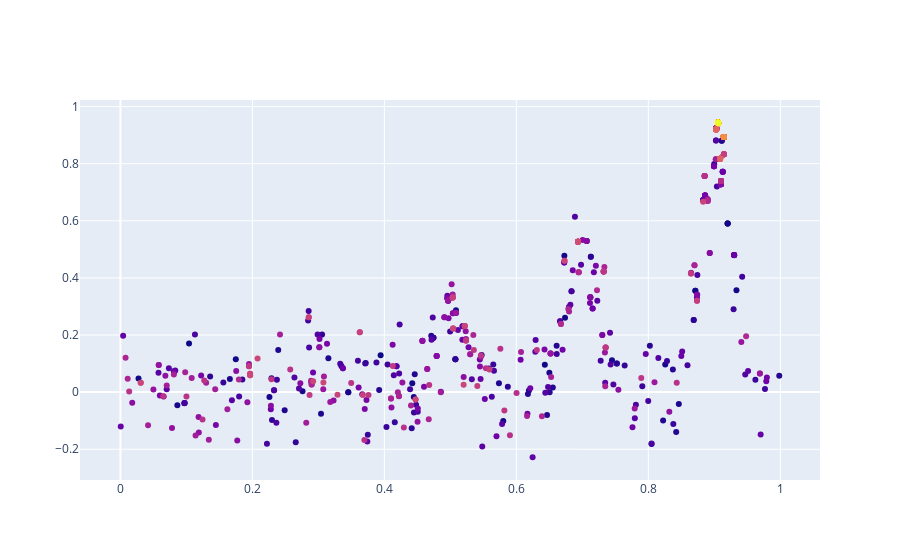
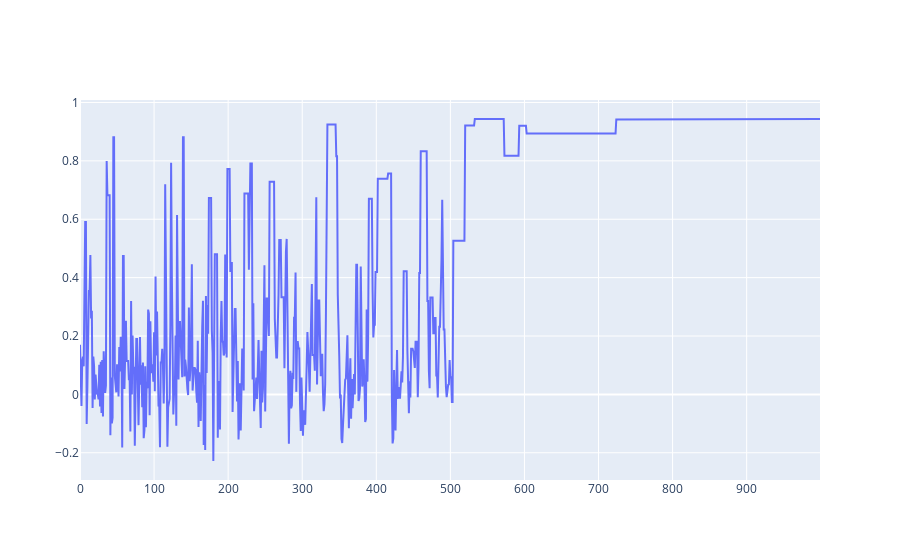

The notebook cell these images were saved under, in order:
### Markdown cell above
### Simulated Annealing

### Code cell
#simulated anealing algorithm must have the following functions: 
# the feasable state space
# the Energetic function (which is the objective function) E()
# the candidate generator procedure (neighbor(x))
#        -generation of random candidate vector, with variable magnitude?
#         aniostropic exploration is better!!!
#thoughts for how I might solve this problem - 
#         boundry check or only sampling within the boundry seems a good strategy. 
#        -moving in one direction at at time. 

# acceptance probability function P()
# anealing schedule - number, number of anealing cycles, cooling rate
# some termination condition - total execution time or number of interations
# presensce of and number of restarts, deterministic or otherwise? 

#of these, cooling schedule and neighbor seem the most important functions


class SA:
    def __init__(self):
        self.nIter = 1000;                     #total number of iterations to perform
        self.nResets = 3                       #number of resets to best 
        self.brt = self._brt()                 #trial numbers during which to reset to best
        self.dist = "uniform"                  #neighborhood sampling method 
        self.aMode = "exp"                     #Annealing mode ["exp","linear","stepped"]
        self.nMode = "linear"                  #neighborhood Mode
        self.T = 1                             #temperature variable on [1-0)
        self.N = 1                             #neighborhood size coefficient [1-0)
        self.C_half = 200                      #half-life cooling              [trials]
        self.N_half = 150                      #half-life of neighborhood size [trials]
        self.fxBest = 0                        #best encountered function value
        self.xBest = []                        #location of best value
        self.dbg = False                        #save variables for debugging
        self.xCache  = []                      #storage for x
        self.FxCache = []                      #storage for Fx
        self.updateReports = True              #should we print out an update of how the optimization is progressing? 
        
        
    def setBoxConstraints(self,bcs):
        self.x_max = bcs[:,0]                  #upper limits on box constraints for x variable
        self.x_min = bcs[:,1]                  #lower limits on box constraints for x variable
        
    def _center(self,x_max,x_min):
        """
        find  the center of a box defined by limits
        """
        return [(x_max[i] + x_min[i])/2 for i in range(len(x_max))]
    
    def _twoPointLine(self,x,x1,y1,x2,y2):
        """
        returns y given the formula of a line specified in 2 point form
        """
        return ((y2-y1)/(x2-x1))*(x - x1) + y1
    
    def _brt(self):
        """
        calculate the best reset trials, evenly distribute in n_iter
        """
        return np.random.randint(low  = int(self.nIter/5),
                                 high = self.nIter,
                                 size = self.nResets)
        
            
    def sample(self,x):
        """
        sample the space for the next sample based on the neighborhood
        function
        input:
            x
        output:
            x_new
        """
        #define the (ever-shrinking) neighborhood bounding box
        w = self.N * ((self.x_max - self.x_min)/2) 
        nx_max = x + w
        nx_min = x - w
        
        #define the combined bounding box as an intersection between
        #the box constraints and the neighborhood box - a mini-max problem
        cx_max = np.amin(np.vstack((self.x_max,nx_max)),axis = 0)
        cx_min =  np.max(np.vstack((self.x_min,nx_min)),axis = 0)
        
#         for i in range(len(self.x_max)):
#             cx_max[i] = min(self.x_max,nx_max[i])
#             cx_min[i] = max(self.x_min,nx_min[i])
        
        #sample from the combined box, according to the appropriate distribution
        if self.dist == "uniform": 
            x_new = np.random.uniform(cx_min,cx_max) #vectorized
            
        if self.dist == "normal":
            pass
#             zScore = 1.645 #95% confidence interval
#             x_new = []
#             while len(x_new) > len(self.x_min):
#                 x = np.random.normal(loc=0.0, scale=1.0, size=None)
#                 if abs(x) < zScore:
#                     x_new.append(x)
#             c_range = cx_max - cx_min
            
 
        return x_new

    def optimize(self,obj):
        x0 =  self._center(self.x_max,self.x_min)
        fx0 = obj(x0)
        
        for n in range(self.nIter):
            x = self.sample(x0)
            fx = obj(x)
            
            #if better, always keep
            if fx > fx0:
                x0 = x ; fx0 = fx
                
            #probabalistically accept worse answer
            else:
                Δf = fx - fx0
                r = np.random.random()
                if r < np.exp(Δf/self.T):
                    fx0 = fx ; x0 = x
                    #print(x)
                else:
                    pass
             
            
            #maintain best (for restarts, if used)
            if fx > self.fxBest:
                self.xBest = x  ; self.fxBest = fx 
                
            #do a best restart:
            if n in self.brt:
                  x0 = self.xBest ; fx0 = self.fxBest 
            
            #decrease temperature and neighborhood size
            if self.aMode == "exp": self.T = .5**(n/self.C_half)
            if self.nMode == "exp": self.N = .5**(n/self.N_half)
            
            if self.aMode == "Linear": self.T = self._twoPointLine(n,0,1,self.nIter,0)
            if self.nMode == "Linear": self.N = self._twoPointLine(n,0,1,self.nIter,0)
                
                  
            #store debugging vars
            if self.dbg:
                self.xCache.append(x0[0])
                self.FxCache.append(fx0[0])
                
            #give updates
            if self.updateReports:
                if n % ((self.nIter) / 10) == 0:
                    print("on iteration %d" %n)
        
        return x0,fx0
                    
 





if not asLibrary():
    #plot
    tester = testObjFxn()
    boxConstraints = np.array([[1,0]])
    sa = SA()
    sa.dbg = True
    sa.setBoxConstraints(boxConstraints)

    x0,fx0 = sa.optimize(tester.f)
    print(x0,fx0)
    print(sa.xBest)
    
    tester.pltSampleHistory(sa.xCache,sa.FxCache)
    
    #%timeit sa.optimize(tester.f)

### Figure 1 — Plotly figure (JSON) as saved in the notebook; plotly's stock layout.template omitted (floating-point values rounded to 4 significant figures; data arrays with more than 128 entries replaced by an {"elided": "..."} marker saying what was removed)
{"data": [{"marker": {"color": {"elided": "1000 float values"}}, "mode": "markers", "name": "Sample", "type": "scatter", "x": {"elided": "1000 float values"}, "y": {"elided": "1000 float values"}}], "layout": {"autosize": true, "xaxis": {"autorange": true, "range": [-0.05889, 1.058], "type": "linear"}, "yaxis": {"autorange": true, "range": [-0.314, 1.029], "type": "linear"}}}

### Figure 2 — Plotly figure (JSON) as saved in the notebook; plotly's stock layout.template omitted (floating-point values rounded to 4 significant figures; data arrays with more than 128 entries replaced by an {"elided": "..."} marker saying what was removed)
{"data": [{"name": "Sample", "type": "scatter", "x": {"elided": "1000 int values"}, "y": {"elided": "1000 float values"}}], "layout": {"autosize": true, "xaxis": {"autorange": true, "range": [0, 999], "type": "linear"}, "yaxis": {"autorange": true, "range": [-0.2932, 1.009], "type": "linear"}}}
